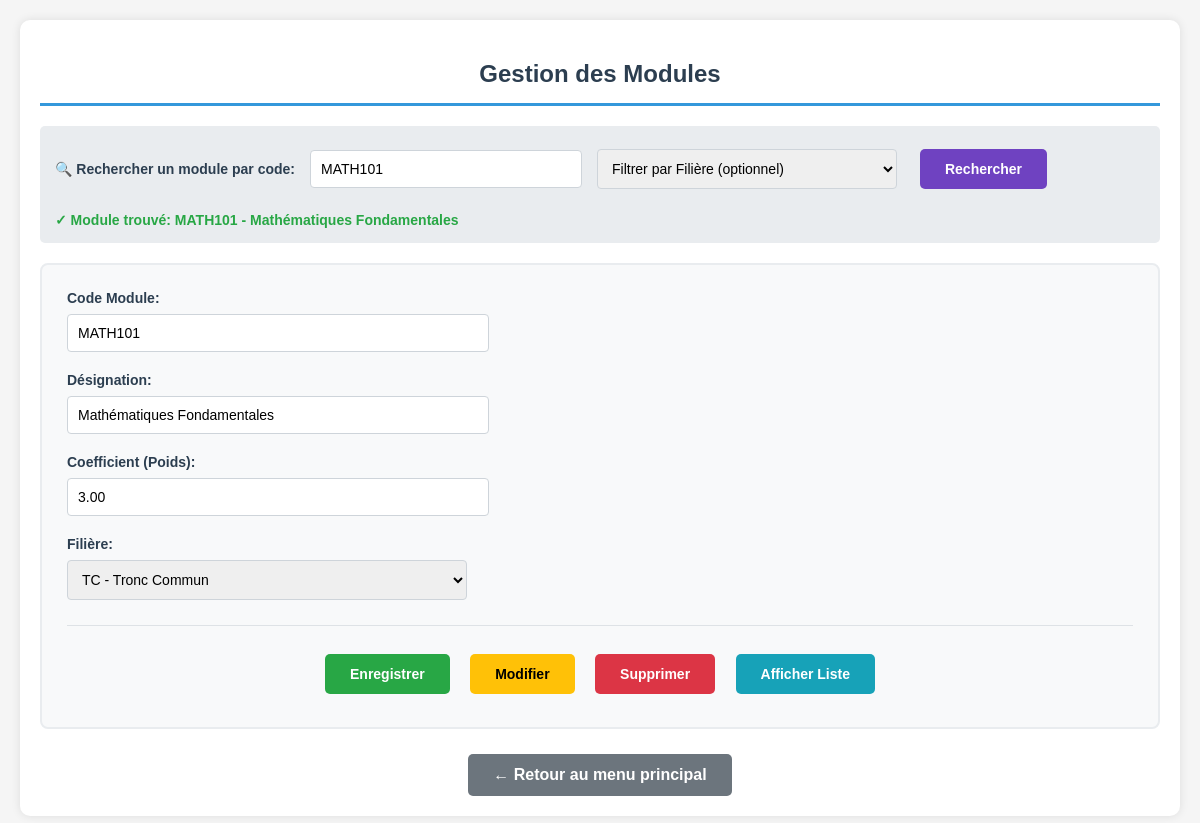
Screenshot of /frmModules.php?recherche_code=MATH101 with the database file from the repository.
### tables this page shows
CREATE TABLE `modules` (
  `Id` int(11) NOT NULL,
  `CodeModule` varchar(50) NOT NULL,
  `DésignationModule` varchar(100) NOT NULL,
  `FilièreId` int(11) DEFAULT NULL,
  `created_at` timestamp NOT NULL DEFAULT current_timestamp(),
  `Coefficient` decimal(4,2) DEFAULT NULL
);

### connexion_base.php (called while the page is built, shortened)
<?php
class ConnexionBase {
    public function __construct() {
        $servername = "localhost";
        $username = "root";
        $password = "";
        $dbname = "base_etudiants_tp2_2025";
        try {
            $this->pdo = new PDO("mysql:host=$servername;dbname=$dbname;charset=utf8", $username, $password);
        } catch(PDOException $e) {
            die("Connection failed: " . $e->getMessage());
        }
    }
}
?>

### frmModules.php (the view, shortened to what this page needs)
<?php
require_once 'connexion_base.php';
$db = new ConnexionBase();
$filieres = $db->pdo->query("SELECT * FROM filières ORDER BY CodeFilière")->fetchAll(PDO::FETCH_ASSOC);
$module_courant = null;
if (isset($_GET['recherche_code']) && !empty($_GET['recherche_code'])) {
    $code_recherche = $_GET['recherche_code'];
    try {
        $requete_module = $db->pdo->prepare("
            SELECT m.*, f.CodeFilière, f.Désignation as FiliereDesignation
            FROM modules m
            LEFT JOIN filières f ON m.FilièreId = f.Id
            WHERE m.CodeModule = ?
        ");
        $requete_module->execute([$code_recherche]);
        $module_courant = $requete_module->fetch(PDO::FETCH_ASSOC);
    } catch (PDOException $e) {
        $erreur_recherche = "Erreur recherche: " . $e->getMessage();
    }
}
?>
<!DOCTYPE html>
<html>
<head>
</head>
<body>
    <div class="container">
        <h2>Gestion des Modules</h2>
        <div class="recherche-group">
            <form method="GET" action="frmModules.php" style="display: flex; align-items: center; gap: 15px; flex-wrap: wrap;">
                <label for="recherche_immediate" style="width: auto; margin: 0; font-weight: bold; color: #2c3e50;">
                    🔍 Rechercher un module par code:
                </label>
                <input type="text" id="recherche_immediate" name="recherche_code"
                       placeholder="Entrez le code module"
                       value="<?= isset($_GET['recherche_code']) ? htmlspecialchars($_GET['recherche_code']) : '' ?>"
                       style="width: 250px; padding: 10px; border: 1px solid #ced4da; border-radius: 4px;">
                <select id="filterFiliere" name="filiere_filter" style="width: 300px; padding: 10px; border: 1px solid #ced4da; border-radius: 4px;">
                    <option value="">Filtrer par Filière (optionnel)</option>
                </select>
                <button type="submit" class="btn-rechercher">Rechercher</button>
                <?php if ($module_courant): ?>
                    <span style="color: #28a745; font-weight: bold; font-size: 14px;">
                        ✓ Module trouvé: <?= htmlspecialchars($module_courant['CodeModule']) ?> - <?= htmlspecialchars($module_courant['DésignationModule']) ?>
                    </span>
                <?php elseif (isset($_GET['recherche_code']) && !empty($_GET['recherche_code']) && !$module_courant): ?>
                    <span style="color: #dc3545; font-weight: bold; font-size: 14px;">
                        ✗ Aucun module trouvé avec ce code
                    </span>
                <?php endif; ?>
            </form>
        </div>
        <div class="form-container">
            <form method="post">
                <div class="form-group">
                    <label for="CodeModule">Code Module:</label>
                    <input type="text" id="CodeModule" name="CodeModule" required
                           value="<?= $module_courant ? htmlspecialchars($module_courant['CodeModule']) : '' ?>"
                           placeholder="Ex: M001, MATH101">
                </div>
                <div class="form-group">
                    <label for="Designation">Désignation:</label>
                    <input type="text" id="Designation" name="Designation" required
                           value="<?= $module_courant ? htmlspecialchars($module_courant['DésignationModule']) : '' ?>"
                           placeholder="Ex: Mathématiques, Programmation">
                </div>
                <div class="form-group">
                    <label for="Coefficient">Coefficient (Poids):</label>
                    <input type="number" step="0.01" min="0.1" id="Coefficient" name="Coefficient"
                           value="<?= $module_courant ? htmlspecialchars($module_courant['Coefficient']) : '' ?>"
                           placeholder="Ex: 3.5, 4.0">
                </div>
                <div class="form-group">
                    <label for="FiliereId">Filière:</label>
                    <select id="FiliereId" name="FiliereId" required>
                        <?php foreach($filieres as $filiere): ?>
                            <option value="<?= $filiere['Id'] ?>"
                                <?= ($module_courant && $module_courant['FilièreId'] == $filiere['Id']) ? 'selected' : '' ?>>
                                <?= htmlspecialchars($filiere['CodeFilière']) ?> - <?= htmlspecialchars($filiere['Désignation']) ?>
                            </option>
                        <?php endforeach; ?>
                    </select>
                </div>
                <div class="buttons-container">
                    <button type="submit" name="Enregistrer" class="btn-enregistrer">Enregistrer</button>
                    <button type="submit" name="Modifier" class="btn-modifier">Modifier</button>
                    <button type="submit" name="Supprimer" class="btn-supprimer" onclick="return confirm('Êtes-vous sûr de supprimer ce module?')">Supprimer</button>
                    <button type="button" class="btn-afficher" onclick="afficherListe()">Afficher Liste</button>
                </div>
            </form>
        </div>
        <div style="margin-top: 25px; text-align: center;">
            <a href="menu_principal.php" style="background: #6c757d; color: white; padding: 12px 25px; text-decoration: none; border-radius: 5px; font-weight: bold; display: inline-block;">
                ← Retour au menu principal
            </a>
        </div>
    </div>
</body>
</html>

### frmModules.php (style rules this page uses)
body { font-family: Arial, sans-serif; margin: 20px; background: #f5f5f5; }
.container { max-width: 1200px; margin: 0 auto; background: white; padding: 20px; border-radius: 10px; box-shadow: 0 0 10px rgba(0,0,0,0.1); }
.recherche-group { background: #e9ecef; padding: 15px; border-radius: 5px; margin-bottom: 20px; }
.form-container { background: #f8f9fa; padding: 25px; border-radius: 8px; margin-bottom: 25px; border: 2px solid #e9ecef; }
.form-group { margin-bottom: 20px; }
label { display: block; font-weight: bold; margin-bottom: 8px; color: #2c3e50; font-size: 14px; }
input, select { padding: 10px; width: 100%; max-width: 400px; border: 1px solid #ced4da; border-radius: 4px; font-size: 14px; }
button { padding: 12px 25px; margin: 8px; border: none; border-radius: 5px; cursor: pointer; color: white; font-weight: bold; font-size: 14px; }
.btn-enregistrer { background: #28a745; }
.btn-modifier { background: #ffc107; color: black; }
.btn-supprimer { background: #dc3545; }
.btn-afficher { background: #17a2b8; }
.btn-rechercher { background: #6f42c1; }
h2 { color: #2c3e50; border-bottom: 3px solid #3498db; padding-bottom: 15px; text-align: center; }
.buttons-container { text-align: center; margin-top: 25px; padding-top: 20px; border-top: 1px solid #dee2e6; }

### rows the page displays
modules: CodeModule "MATH101", DésignationModule "Mathématiques Fondamentales", Designation "Mathématiques Fondamentales", Coefficient "3.00", FiliereId "TC - Tronc Commun"
